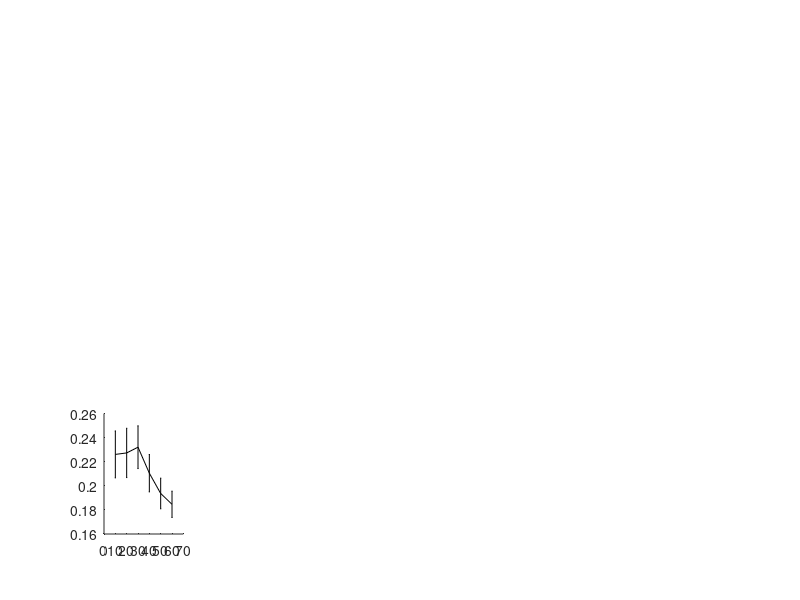

Source code (MATLAB): (Note: this script raises an error after producing the figure.)
%%% Producing Figure 4.4 in the thesis, chapter 4

%%% Pathogen extinction time plots with error bars, for varying model
%%% parameters

%%% This script is used in conjuction with the similarly named script found
%%% for SEIR

%%% Run this script first followed by the SEIR script

z = 1.96;    %95% confidence interval
bF = 0:10:60;
bD = (0:6)/20;
gam = 5:5:80;
T = 500;

figure

%% Beta_F
load('SIRbetaFAlpha80it100t500.mat')
sz = size(minorextinct);
avgmin = zeros(1, sz(2)); 
cimin = zeros(1, sz(2));
for i = 1:sz(2)
    nzmin = nonzeros(minorextinct(:,i));  %all nonzero extinction times from a minor outbreak
    
    up2 = find(nzmin > T); %ignoring all extinction times greater than T
    nzmin(up2) = [];
   
    if length(nzmin) > 0.5*sz(1)  %finding the mean and CI for minor outbreaks
        avgmin(i) = mean(nzmin);
        cimin(i) = z*std(nzmin)/sqrt(length(nzmin));
    end
end
g = find(avgmin>0);

subplot(3,5,11)
if isempty(g) == 0
    errorbar(bF(g), avgmin(g), cimin(g), 'k-', 'LineWidth', 0.5)
    hold on
end
ylim([0 2])
hold on


load('SIRbetaFAlpha40it100t500.mat')
sz = size(minorextinct);
avgmin = zeros(1, sz(2)); 
cimin = zeros(1, sz(2));
for i = 1:sz(2)
    nzmin = nonzeros(minorextinct(:,i));  %all nonzero extinction times from a minor outbreak
    
    up2 = find(nzmin > T); %ignoring all extinction times greater than T
    nzmin(up2) = [];
   
    if length(nzmin) > 0.5*sz(1)  %finding the mean and CI for minor outbreaks
        avgmin(i) = mean(nzmin);
        cimin(i) = z*std(nzmin)/sqrt(length(nzmin));
    end
end
g = find(avgmin>0);

subplot(3,5,6)
if isempty(g) == 0
    errorbar(bF(g), avgmin(g), cimin(g), 'k-', 'LineWidth', 0.5)
    hold on
end
ylim([0 2])
hold on



load('SIRbetaFAlpha10it100t500.mat')
sz = size(minorextinct);
avgmin = zeros(1, sz(2)); 
cimin = zeros(1, sz(2));
for i = 1:sz(2)
    nzmin = nonzeros(minorextinct(:,i));  %all nonzero extinction times from a minor outbreak
    
    up2 = find(nzmin > T); %ignoring all extinction times greater than T
    nzmin(up2) = [];
   
    if length(nzmin) > 0.5*sz(1)  %finding the mean and CI for minor outbreaks
        avgmin(i) = mean(nzmin);
        cimin(i) = z*std(nzmin)/sqrt(length(nzmin));
    end
end
g = find(avgmin>0);

subplot(3,5,1)
if isempty(g) == 0
    errorbar(bF(g), avgmin(g), cimin(g), 'k-', 'LineWidth', 0.5)
    hold on
end
ylim([0 2])
hold on

%% Beta_D
load('SIRbetaDAlpha80it100t500.mat')
sz = size(minorextinct);
avgmin = zeros(1, sz(2));
cimin = zeros(1, sz(2));  
for i = 1:sz(2)
    nzmin = nonzeros(minorextinct(:,i));  %all nonzero extinction times from a minor outbreak

    up2 = find(nzmin > T); %ignoring all extinction times greater than T
    nzmin(up2) = [];    

    if length(nzmin) > 0.5*sz(1)  %finding the mean and CI for minor outbreaks
        avgmin(i) = mean(nzmin);
        cimin(i) = z*std(nzmin)/sqrt(length(nzmin));
    end
end
g = find(avgmin>0);

subplot(3,5,12)
if isempty(g) == 0
    errorbar(bD(g), avgmin(g), cimin(g), 'k-', 'LineWidth', 0.5)
    hold on
end
ylim([0 2])



load('SIRbetaDAlpha40it100t500.mat')
sz = size(minorextinct);
avgmin = zeros(1, sz(2));
cimin = zeros(1, sz(2));  
for i = 1:sz(2)
    nzmin = nonzeros(minorextinct(:,i));  %all nonzero extinction times from a minor outbreak

    up2 = find(nzmin > T); %ignoring all extinction times greater than T
    nzmin(up2) = [];    

    if length(nzmin) > 0.5*sz(1)  %finding the mean and CI for minor outbreaks
        avgmin(i) = mean(nzmin);
        cimin(i) = z*std(nzmin)/sqrt(length(nzmin));
    end
end
g = find(avgmin>0);

subplot(3,5,7)
if isempty(g) == 0
    errorbar(bD(g), avgmin(g), cimin(g), 'k-', 'LineWidth', 0.5)
    hold on
end
ylim([0 2])



load('SIRbetaDAlpha10it100t500.mat')
sz = size(minorextinct);
avgmin = zeros(1, sz(2));
cimin = zeros(1, sz(2));  
for i = 1:sz(2)
    nzmin = nonzeros(minorextinct(:,i));  %all nonzero extinction times from a minor outbreak

    up2 = find(nzmin > T); %ignoring all extinction times greater than T
    nzmin(up2) = [];    

    if length(nzmin) > 0.5*sz(1)  %finding the mean and CI for minor outbreaks
        avgmin(i) = mean(nzmin);
        cimin(i) = z*std(nzmin)/sqrt(length(nzmin));
    end
end
g = find(avgmin>0);

subplot(3,5,2)
if isempty(g) == 0
    errorbar(bD(g), avgmin(g), cimin(g), 'k-', 'LineWidth', 0.5)
    hold on
end
ylim([0 2])
%% Gamma
load('SIRgammaAlpha80it100t500.mat')
sz = size(minorextinct);
avgmin = zeros(1, sz(2));
cimin = zeros(1, sz(2)); 
for i = 1:sz(2)
    nzmin = nonzeros(minorextinct(:,i));  %all nonzero extinction times from a minor outbreak
    
    up2 = find(nzmin > T); %ignoring all extinction times greater than T
    nzmin(up2) = [];

    if length(nzmin) > 0.5*sz(1)  %finding the mean and CI for minor outbreaks
        avgmin(i) = mean(nzmin);
        cimin(i) = z*std(nzmin)/sqrt(length(nzmin));
    end
end
g = find(avgmin>0);

subplot(3,5,13)
if isempty(g) == 0
    errorbar(gam(g), avgmin(g), cimin(g), 'k-', 'LineWidth', 0.5)
    hold on
end
ylim([0 20])

Kapvec80 = ones(16,1)*avgmin(10); %for later use in kappa and epsilon plots
Epsvec80 = ones(21,1)*avgmin(10);

load('SIRgammaAlpha40it100t500.mat')
sz = size(minorextinct);
avgmin = zeros(1, sz(2));
cimin = zeros(1, sz(2)); 
for i = 1:sz(2)
    nzmin = nonzeros(minorextinct(:,i));  %all nonzero extinction times from a minor outbreak
    
    up2 = find(nzmin > T); %ignoring all extinction times greater than T
    nzmin(up2) = [];

    if length(nzmin) > 0.5*sz(1)  %finding the mean and CI for minor outbreaks
        avgmin(i) = mean(nzmin);
        cimin(i) = z*std(nzmin)/sqrt(length(nzmin));
    end
end
g = find(avgmin>0);

subplot(3,5,8)
if isempty(g) == 0
    errorbar(gam(g), avgmin(g), cimin(g), 'k-', 'LineWidth', 0.5)
    hold on
end
ylim([0 20])

Kapvec40 = ones(16,1)*avgmin(10); %for later use in kappa and epsilon plots
Epsvec40 = ones(21,1)*avgmin(10);


load('SIRgammaAlpha10it100t500.mat')
sz = size(minorextinct);
avgmin = zeros(1, sz(2));
cimin = zeros(1, sz(2)); 
for i = 1:sz(2)
    nzmin = nonzeros(minorextinct(:,i));  %all nonzero extinction times from a minor outbreak
    
    up2 = find(nzmin > T); %ignoring all extinction times greater than T
    nzmin(up2) = [];

    if length(nzmin) > 0.5*sz(1)  %finding the mean and CI for minor outbreaks
        avgmin(i) = mean(nzmin);
        cimin(i) = z*std(nzmin)/sqrt(length(nzmin));
    end
end
g = find(avgmin>0);

subplot(3,5,3)
if isempty(g) == 0
    errorbar(gam(g), avgmin(g), cimin(g), 'k-', 'LineWidth', 0.5)
    hold on
end
ylim([0 20])


Kapvec10 = ones(16,1)*avgmin(10); %avgmin(10) corresponds to gamma = 50
Epsvec10 = ones(21,1)*avgmin(10); %which is baseline


subplot(3,5,4)
plot(10:10:160,Kapvec10,'k-');
hold on
subplot(3,5,9)
plot(10:10:160,Kapvec40,'k-');
hold on
subplot(3,5,14)
plot(10:10:160,Kapvec80,'k-');
hold on

subplot(3,5,5)
plot(0:0.05:1,Epsvec10,'k-');
hold on
subplot(3,5,10)
plot(0:0.05:1,Epsvec40,'k-');
hold on
subplot(3,5,15)
plot(0:0.05:1,Epsvec80,'k-');
hold on